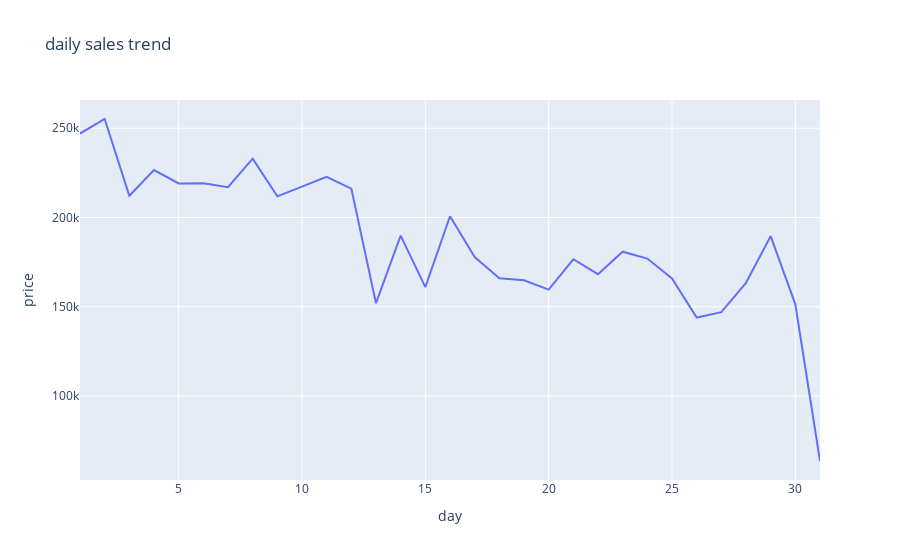

The cell this chart's notebook holds for it:
### Code cell
fig = px.line( 
    daily_sales_df,
    x='day',
    y = 'price',
    title= 'daily sales trend'
)

fig.show()

### Figure 1 — Plotly figure (JSON) as saved in the notebook; plotly's stock layout.template omitted (floating-point values rounded to 4 significant figures)
{"data": [{"hovertemplate": "day=%{x}<br>price=%{y}<extra></extra>", "legendgroup": "", "line": {"color": "#636efa", "dash": "solid"}, "marker": {"symbol": "circle"}, "mode": "lines", "name": "", "orientation": "v", "showlegend": false, "type": "scatter", "x": [1, 2, 3, 4, 5, 6, 7, 8, 9, 10, 11, 12, 13, 14, 15, 16, 17, 18, 19, 20, 21, 22, 23, 24, 25, 26, 27, 28, 29, 30, 31], "xaxis": "x", "y": [247045, 255177, 212190, 226584, 219109, 219119, 217016, 232981, 211847, 217371, 222780, 216185, 152008, 189845, 160971, 200705, 177884, 165963, 164870, 159575, 176605, 168239, 180840, 176993, 165884, 143965, 146945, 163404, 189566, 151373, 63598], "yaxis": "y"}], "layout": {"legend": {"tracegroupgap": 0}, "title": {"text": "daily sales trend"}, "xaxis": {"anchor": "y", "domain": [0, 1], "title": {"text": "day"}}, "yaxis": {"anchor": "x", "domain": [0, 1], "title": {"text": "price"}}}}
